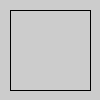
Frame 1 (no input)
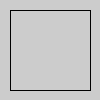
Frame 2 (the mouse pressed at the canvas centre, redrawn once)

The Processing sketch that drew these frames (run headless with seeded random() and noise(); the mouse was pressed at the canvas centre and the sketch redrawn once):

// Processing sketch: sketch_007_1_Square_Lines
// ── sketch_007_1_Square_Lines.pde
void setup() {
  noLoop();
}

void draw() {
  line(10, 10, 90, 10);
  line(90, 10, 90, 90);
  line(90, 90, 10, 90);
  line(10, 90, 10, 10);
}
